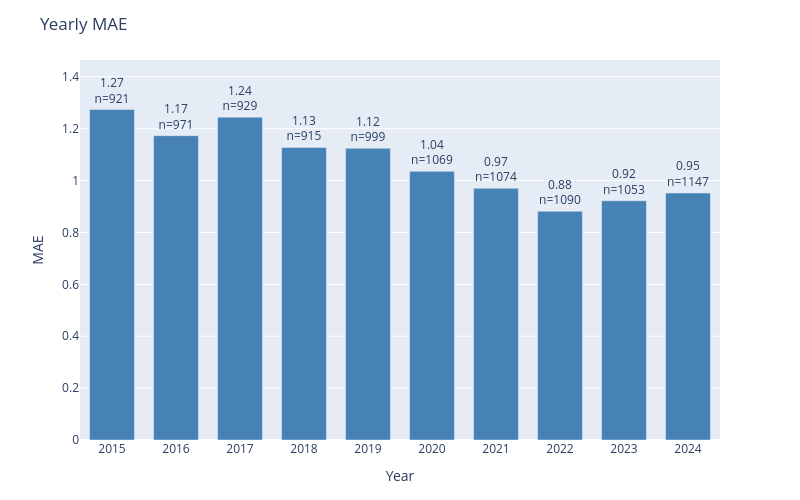

Source (notebook cell):
### Code cell
plot_error_by_group(
    df=results_test,
    y_true_col='actual',
    y_pred_col='prediction',
    date_col='dt_temp',
    group_by='year',
    metric='mae',
    title='Yearly MAE'
)

### Figure 1 — Plotly figure (JSON) as saved in the notebook; plotly's stock layout.template omitted (floating-point values rounded to 4 significant figures)
{"data": [{"marker": {"color": "steelblue"}, "text": ["1.27<br>n=921", "1.17<br>n=971", "1.24<br>n=929", "1.13<br>n=915", "1.12<br>n=999", "1.04<br>n=1069", "0.97<br>n=1074", "0.88<br>n=1090", "0.92<br>n=1053", "0.95<br>n=1147"], "textposition": "outside", "type": "bar", "x": ["2015", "2016", "2017", "2018", "2019", "2020", "2021", "2022", "2023", "2024"], "y": [1.274, 1.173, 1.244, 1.128, 1.124, 1.036, 0.9702, 0.8817, 0.9221, 0.952]}], "layout": {"bargap": 0.3, "height": 500, "margin": {"b": 60, "t": 60}, "title": {"text": "Yearly MAE"}, "uniformtext": {"minsize": 8, "mode": "hide"}, "width": 800, "xaxis": {"title": {"text": "Year"}}, "yaxis": {"range": [0, 1.465], "title": {"text": "MAE"}}}}
